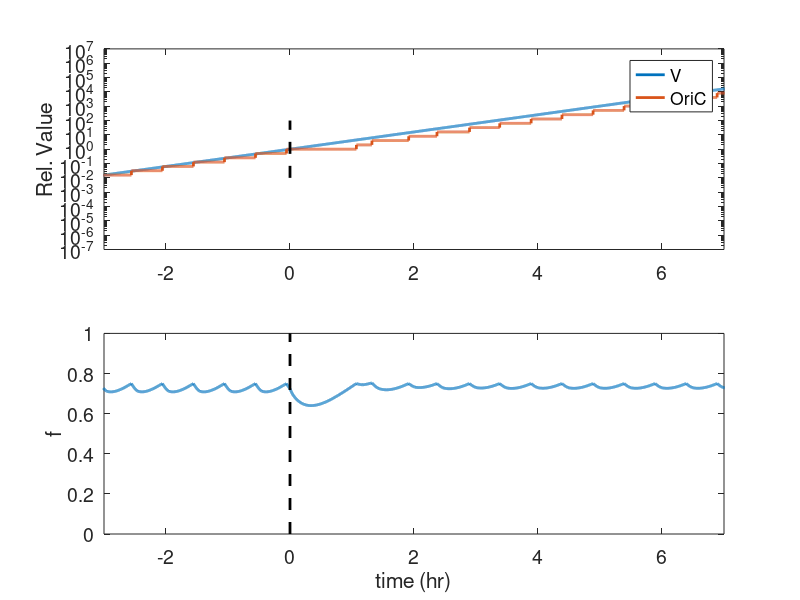

Reproduce this figure in MATLAB.
% this script describe the hns dnaA initial model no division

% close all ;
clear all ;

tic;

%% global parameters
DT = 0.5;     %(h)
TT = DT*40 ; % total calculation time (h)
dt = 0.001 ;    % calculation time step (h)
T_shutdown = DT*20 ;

dTdatA = 0 ; % time delay between OriC and datA (h)
dTdars1 = 0.1 ; % time delay between OriC and datA (h)
dTdars2 = 0.2 ; % time delay between OriC and datA (h)
dTdnaA = 0 ; % time delay between OriC and dnaA (min)
CAcc = 0.75 ; % critical cytoplasmic dnaA concentration to initiate DNA replication 

Cperiod = 0.7; 
% repR = 1/Cperiod ; % DNA replication rate = 1 / C period
DNAlength = round(Cperiod/dt) ; % DNA length is set to fix V fork = 1 ;
lambda0 = log(2)/DT ; % cell mass growth rate (h^-1)

D_total = 400;
KDP = 300/D_total;
beta_datA = 600/D_total;
beta_rida = 500/D_total;
alphal = 750/D_total;
alphad1 = 100/D_total;
alphad2 = 643/D_total;

lambda = lambda0;
tseq = 15/60; % hr

%% initiation 
Tlist = (1 : TT/dt)*dt ; % unit [min]
Vlist = nan(1,TT/dt) ;
fATPlist = nan(1,TT/dt) ;
DNAcopy = ones(TT/dt,DNAlength); % starting DNAcopy = 1 ;
DNAcopy(1,1) = 2 ;
DNAlist = NaN(TT/dt,1); % total DNA
OriClist = NaN(TT/dt,1); % total DNA
rptlist = NaN(TT/dt,ceil(TT/DT)+10) ; % DNA replication time
tertlist = NaN(TT/dt,ceil(TT/DT)+10) ; % DNA termination time
Preplist = NaN(TT/dt,ceil(TT/DT)+10) ; % position of DNA replication  
NAlist = NaN(TT/dt,1); % copy number of dnaA
Ndlist = NaN(TT/dt,1); % copy number of datA
nreplist = NaN(TT/dt,1); % number of DNA replication. starting from 1, not 0
RpOlist = NaN(TT/dt,1); % replication initiation operator, 1 for open, 0 for closed
Adlist = NaN(TT/dt,1); % the total capacity that datA could absorb dnaA

NA = 1 ; % copy number of dnaA
Ndat = 1 ; % copy number of datA
nrep = 1 ; % number of DNA replication. starting from 1, not 0
RpO = 1 ; % replication initiation operator, 1 for open, 0 for closed
V = 1 ; % initial cell mass
fATP = 0.8;

% rpt = NaN(1,ceil(TT/DT)+10) ; % DNA replication time
% tert = NaN(1,ceil(TT/DT)+10) ; % DNA termination time
Prep = NaN(1,ceil(TT/DT)+10) ; % position of DNA replication  
Vi =  NaN(1,ceil(TT/DT)+10) ; % initiation mass
Vt =  NaN(1,ceil(TT/DT)+10) ; % termination mass
S = 1;
for t = 1 : Tlist(end)/dt
    
    V = V + lambda*V*dt ;
    DNAlist(t) = sum(DNAcopy(t,:))/DNAlength ;
    No = DNAcopy(t,dTdnaA/dt+1); % copy number of dnaA
    Ndat = DNAcopy(t,dTdatA/dt+1); % copy number of datA
    Nd1 = DNAcopy(t,dTdars1/dt+1); % copy number of dars1
    Nd2 = DNAcopy(t,dTdars1/dt+1); % copy number of dars2

    if t*dt<T_shutdown
        fATP = fATP + dt * ((alphal + alphad1*Nd1/V + alphad2*Nd2/V) * (1-fATP)/(KDP+1-fATP) - (beta_datA + beta_rida) * No/V * fATP/(KDP+fATP) + lambda*(1-fATP));
    else
        fATP = fATP + dt * ((alphal + alphad1*Nd1/V + alphad2*Nd2/V) * (1-fATP)/(KDP+1-fATP) - (beta_datA + beta_rida) * No/V* fATP/(KDP+fATP));
    end
    
    DNAcopy(t+1,:) = DNAcopy(t,:) ;
    % check new replication initiation condition
    if fATP > CAcc && RpO == 1
        nrep = nrep +1; % replication number +1
        Prep(nrep) = 1 ; % generate new replication position
        rpt(nrep) = t*dt; % replication time +dt
        RpO = 0; % stop new replicaiton initiation
        Vi(nrep) = V/DNAcopy(t,1); % note initiation mass
%         lambda = lambda0 * (epsilon * randn(1,1)+1);
    end
    % DNA replication
    for f = 1 : length(Prep) 
        if Prep(f) <= Cperiod/dt
            DNAcopy(t+1,Prep(f)) = DNAcopy(t+1,Prep(f))*2 ; % all DNA replicates
            Prep(f) = Prep(f) +1 ; % replication position moves
        else if Prep(f) > Cperiod/dt % DNA replication terminates
            Prep(f) = NaN ;   
            tert(nrep) = t*dt ; % DNA termination time
            Vt(nrep) = V/DNAcopy(t,end-1) ; % termination mass
            end
        end
    end
    % set replication initiation operator
    if t == ceil((rpt(nrep) + tseq)/dt); RpO = 1; end
    
    
    % save data in vectors

    fATPlist(t) = fATP;
    Vlist(t) = V ;
    OriClist(t) = DNAcopy(t,1) ;
%     rptlist(t,:) = rpt ; 
%     tertlist(t,:) = tert ; 
%     Preplist(t,:) = Prep ; 
%     NAlist(t) = NA; 
%     Ndlist(t) = Ndat; 
    nreplist(t) = nrep;
    RpOlist(t) = RpO; 

end

%% plot
figure('position',[100 100 300 500]);

subplot(2,1,1)
semilogy(Tlist-T_shutdown, Vlist/Vlist(T_shutdown/dt),'linewidth',2); hold all
semilogy(Tlist-T_shutdown, OriClist/OriClist(T_shutdown/dt),'linewidth',2);
plot([0 0], [10^-2 10^2],'k--','linewidth',2);
legend('V','OriC','location','best');
ylabel('Rel. Value');
xlim([-3 7]);
set(gca,'fontsize',14);

subplot(2,1,2)
plot(Tlist-T_shutdown, fATPlist,'linewidth',2); hold all
xlabel('time (hr)');
ylabel('f');
plot([0 0], [0 1],'k--','linewidth',2);
xlim([-3 7]);
ylim([0 1]);
set(gca,'fontsize',14);

